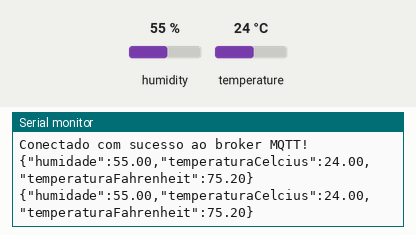
This sketch was run on a simulated ESP32. On the bench: the last lines printed to the serial monitor. The inputs (shaded band) are chosen by the test bench; at power-on: humidity 55 %, temperature 24 °C. WiFi joins after 1.5 s; servers stay silent unless stated; no MQTT or app messages arrive unless stated.

Above: at 2.7 s.
2.8 s: humidity set to 22 %
At 5.3 s:
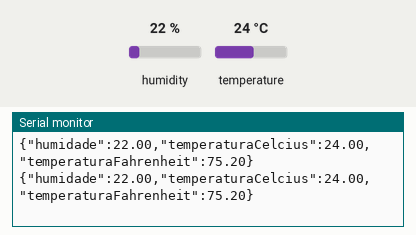
5.5 s: temperature set to 12 °C
At 7.0 s:
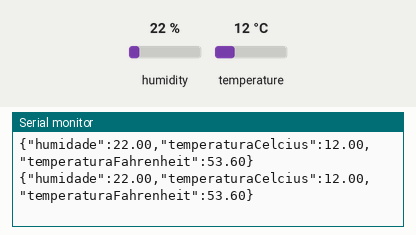
8.2 s: humidity set to 40 %
At 9.5 s:
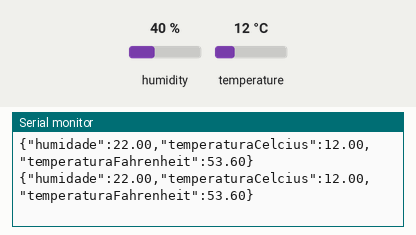
Timing chart, 0 to 11.2 s (numbered marks = the images above; inputs shaded):
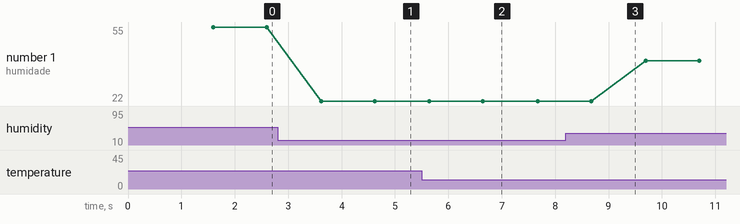

The sketch:

Atividade_8.3.ino
```cpp
#include <WiFi.h>
#include <PubSubClient.h>
#include "DHT.h"

#define DHTPIN 5
#define DHTTYPE DHT11

#define TOPICO_PUBLISH   "DHT11_DEMO_TOKEN"
#define ID_MQTT  "Client ESP"
#define TOKEN "DHT11_DEMO_TOKEN"

const char* SSID = "Villamarin";
const char* PASSWORD = "villamarin2709";

const char* IP = "192.168.0.50";
int PORT = 1883;

DHT dht(DHTPIN, DHTTYPE);
WiFiClient espClient;
PubSubClient MQTT(espClient);

void init_serial(void);
void init_wifi(void);
void init_mqtt(void);
void reconnect_wifi(void);
void mqtt_callback(char* topic, byte* payload, unsigned int length);
void verifica_conexoes_wifi_mqtt(void);

void setup() {
  init_serial();
  init_wifi();
  init_mqtt();
  dht.begin();
}

void init_serial() {
  Serial.begin(115200);
}

void init_wifi(void) {
  delay(10);
  Serial.println("------Conexao WI-FI------");
  Serial.print("Conectando-se na rede: ");
  Serial.println(SSID);
  Serial.println("Aguarde");
  reconnect_wifi();
}

void init_mqtt(void) {
  MQTT.setServer(IP, PORT);
}

void reconnect_mqtt(void) {
  while (!MQTT.connected()) {
    Serial.print("* Tentando se conectar ao Broker MQTT: ");
    Serial.println(ID_MQTT);
    if (MQTT.connect(ID_MQTT, TOKEN, " "))
    {
      Serial.println("Conectado com sucesso ao broker MQTT!");
    }
    else
    {
      Serial.println("Falha ao reconectar no broker.");
      Serial.println("Havera nova tentatica de conexao em 2s");
      delay(2000);
    }
  }
}

void reconnect_wifi() {
  if (WiFi.status() == WL_CONNECTED)
    return;
  WiFi.begin(SSID, PASSWORD);
  while (WiFi.status() != WL_CONNECTED) {
    delay(100);
    Serial.print(".");
  }
  Serial.println();
  Serial.print("Conectado com sucesso na rede ");
  Serial.print(SSID);
  Serial.println("IP obtido: ");
  Serial.println(WiFi.localIP());
}

void verifica_conexoes_wifi_mqtt(void) {
  reconnect_wifi();
  if (!MQTT.connected())
    reconnect_mqtt();
}

void loop() {
  verifica_conexoes_wifi_mqtt();
  float h = dht.readHumidity();
  float t = dht.readTemperature();
  float f = dht.readTemperature(true);
  if (isnan(h) || isnan(t) || isnan(f)) {
    Serial.println(F("Failed to read from DHT sensor!"));
    Serial.println(F("Failed to read from DHT sensor!"));
    return;
  }
  float hic = dht.computeHeatIndex(t, h, false);

  String msg = "{\"humidade\":" + String(h) + ",\"temperaturaCelcius\":" + String(t) + ",\"temperaturaFahrenheit\":" + String(f) + "}";
  char mensagem[msg.length() + 1];
  strcpy(mensagem, msg.c_str());
  Serial.println(mensagem);
  MQTT.publish(TOPICO_PUBLISH, mensagem);
  MQTT.loop();
  delay(1000);
}
```

Measured:
- after the input at 2.8 s, the serial monitor: prints a new line after 0.82 s (image 1)
- after the input at 5.5 s, the serial monitor: prints a new line after 0.15 s (image 2)
- plotted number 1: 55 → 22 after the input at 2.8 s, 22 → 40 after the input at 8.2 s
